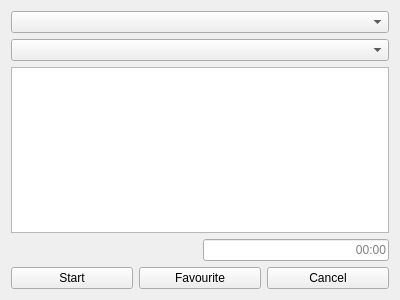
<?xml version="1.0" encoding="UTF-8"?>
<ui version="4.0">
 <class>AddTaskForm</class>
 <widget class="QWidget" name="AddTaskForm">
  <property name="geometry">
   <rect>
    <x>0</x>
    <y>0</y>
    <width>400</width>
    <height>300</height>
   </rect>
  </property>
  <property name="windowTitle">
   <string>Form</string>
  </property>
  <layout class="QGridLayout" name="gridLayout">
   <item row="2" column="0" colspan="2">
    <widget class="QTextEdit" name="notes_text_edit"/>
   </item>
   <item row="3" column="0">
    <spacer name="horizontalSpacer">
     <property name="orientation">
      <enum>Qt::Horizontal</enum>
     </property>
     <property name="sizeHint" stdset="0">
      <size>
       <width>40</width>
       <height>20</height>
      </size>
     </property>
    </spacer>
   </item>
   <item row="1" column="0" colspan="2">
    <widget class="QComboBox" name="task_dropdown"/>
   </item>
   <item row="3" column="1">
    <widget class="QLineEdit" name="time_worked_line">
     <property name="alignment">
      <set>Qt::AlignRight|Qt::AlignTrailing|Qt::AlignVCenter</set>
     </property>
     <property name="placeholderText">
      <string>00:00</string>
     </property>
    </widget>
   </item>
   <item row="0" column="0" colspan="2">
    <widget class="QComboBox" name="project_dropdown"/>
   </item>
   <item row="4" column="0" colspan="2">
    <layout class="QHBoxLayout" name="horizontalLayout">
     <item>
      <widget class="QPushButton" name="start_button">
       <property name="text">
        <string>Start</string>
       </property>
      </widget>
     </item>
     <item>
      <widget class="QPushButton" name="favourite_button">
       <property name="text">
        <string>Favourite</string>
       </property>
      </widget>
     </item>
     <item>
      <widget class="QPushButton" name="cancel_button">
       <property name="text">
        <string>Cancel</string>
       </property>
      </widget>
     </item>
    </layout>
   </item>
  </layout>
 </widget>
 <resources/>
 <connections/>
</ui>
